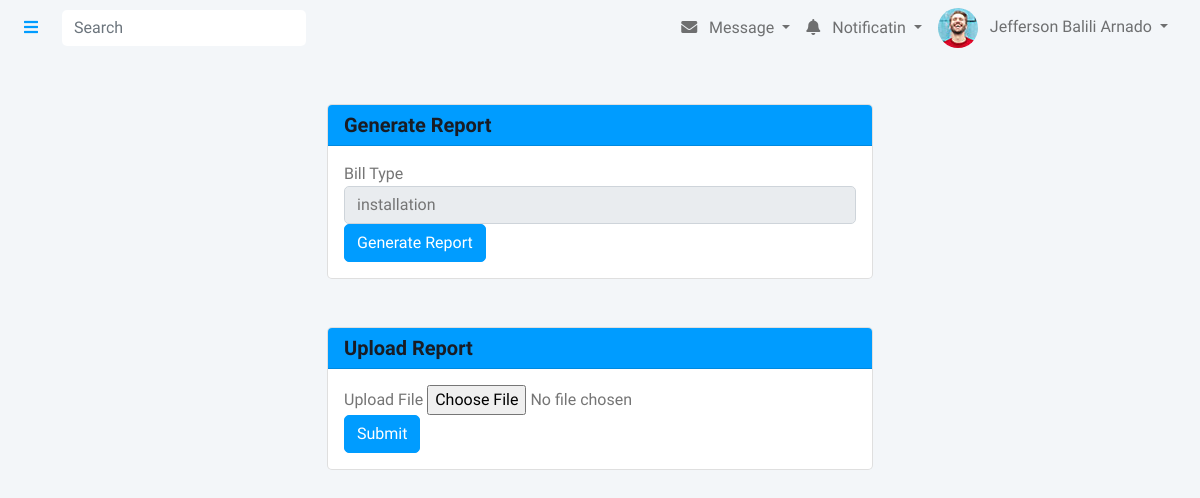
The page /generate_report.php (signed in) on the database its author committed.
### tables this page shows
CREATE TABLE `user` (
  `id` int(50) NOT NULL,
  `firstname` varchar(50) NOT NULL,
  `middlename` varchar(50) NOT NULL,
  `lastname` varchar(50) NOT NULL,
  `block` int(50) NOT NULL,
  `lot` int(50) NOT NULL,
  `phase` int(30) NOT NULL,
  `username` varchar(30) NOT NULL,
  `password` varchar(500) NOT NULL,
  `emailadd` varchar(50) NOT NULL,
  `phonenum` bigint(12) NOT NULL,
  `address` varchar(50) NOT NULL,
  `postalcode` int(50) NOT NULL,
  `usertype` varchar(50) NOT NULL,
  `photo` varchar(50) NOT NULL,
  `status` int(1) NOT NULL DEFAULT 0
);

### includes/nav-admin.php (the view, shortened to what this page needs)
<nav class="navbar navbar-expand bg-light navbar-light sticky-top px-4 py-0">
                <a href="#" class="sidebar-toggler flex-shrink-0">
                    <i class="fa fa-bars"></i>
                </a>
                <form class="d-none d-md-flex ms-4">
                    <input class="form-control border-0" type="search" placeholder="Search">
                </form>
                <div class="navbar-nav align-items-center ms-auto">
                    <div class="nav-item dropdown">
                        <a href="#" class="nav-link dropdown-toggle" data-bs-toggle="dropdown">
                            <i class="fa fa-envelope me-lg-2"></i>
                            <span class="d-none d-lg-inline-flex">Message</span>
                        </a>
                    </div>
                    <div class="nav-item dropdown">
                        <a href="#" class="nav-link dropdown-toggle" data-bs-toggle="dropdown">
                            <i class="fa fa-bell me-lg-2"></i>
                            <span class="d-none d-lg-inline-flex">Notificatin</span>
                        </a>
                    </div>
                    <div class="nav-item dropdown">
                        <a href="#" class="nav-link dropdown-toggle" data-bs-toggle="dropdown">
                            <img class="rounded-circle me-lg-2" src="img/user.jpg" alt="" style="width: 40px; height: 40px;">
                            <span class="d-none d-lg-inline-flex"><?php echo $row['firstname'] . ' ' . $row['middlename'] . ' ' . $row['lastname']; ?></span>
                        </a>
                    </div>
                </div>
            </nav>

### css/style.css (style rules this page uses)
:root { --primary: #009CFF; --light: #F3F6F9; --dark: #191C24; }

### rows shown on the page
user: firstname "Jefferson", middlename "Balili", lastname "Arnado"

### other values the page prints
form field bill_type "installation"
